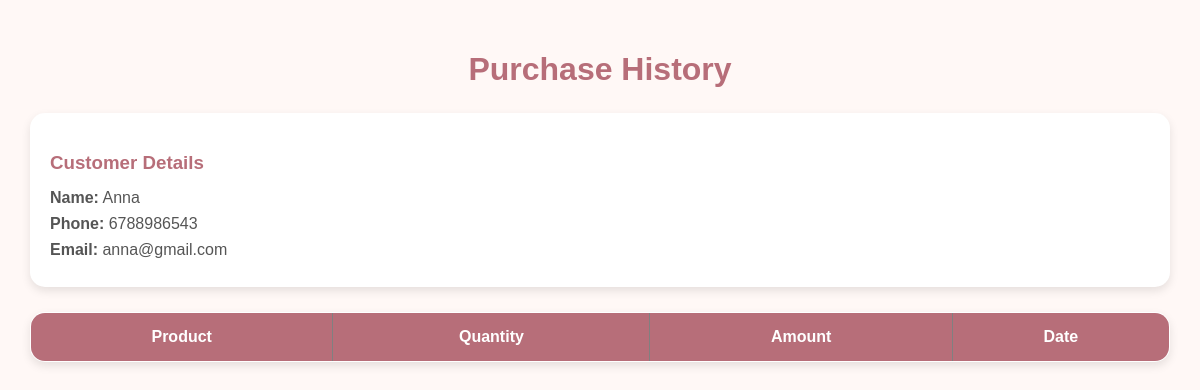
Page /history/9 on the committed database.
### tables this page shows
CREATE TABLE customers(
    id INTEGER PRIMARY KEY AUTOINCREMENT,
    name TEXT,
    phone TEXT,
    email TEXT,
    gender TEXT,
    skin_type TEXT,
    address TEXT
);

### crm.py (the view)
@app.route('/history/<int:id>')
def history(id):
    conn = sqlite3.connect("beautycrm.db")
    cursor = conn.cursor()
    cursor.execute(
        "SELECT * FROM customers WHERE id=?",
        (id,)
    )
    customer = cursor.fetchone()
    cursor.execute("""
    SELECT product_name, quantity, amount, purchase_date
    FROM purchase_history
    WHERE customer_id = ?
    """, (id,))
    history = cursor.fetchall()
    print("History:",history)
    conn.close()
    return render_template(
        "purchase_history.html",
        customer = customer,
        history = history
    )

### templates/purchase_history.html (shortened to what this page needs)
<!DOCTYPE html>
<html>
<head>
    <link rel="stylesheet" href="{{url_for('static',filename='purchase_history.css')}}">
</head>
<body>
<div class="container">
    <h1>Purchase History</h1>
    <div class="customer-card">
        <h3>Customer Details</h3>
        <p><strong>Name:</strong> {{ customer[1] }}</p>
        <p><strong>Phone:</strong> {{ customer[2] }}</p>
        <p><strong>Email:</strong> {{ customer[3] }}</p>
    </div>
    <table border="1">
    <tr>
        <th>Product</th>
        <th>Quantity</th>
        <th>Amount</th>
        <th>Date</th>
    </tr>
</table>
</div>
</body>
</html>

### static/purchase_history.css (style rules this page uses)
body { margin: 0; padding: 30px; font-family: Arial, sans-serif; background: #FFF8F6; }
.container { max-width: 1200px; margin: auto; }
h1 { text-align: center; color: #B76E79; margin-bottom: 25px; }
.customer-card { background: white; padding: 20px; border-radius: 15px; box-shadow: 0 4px 10px rgba(0,0,0,0.1); margin-bottom: 25px; }
.customer-card h3 { color: #B76E79; margin-bottom: 15px; }
.customer-card p { margin: 8px 0; color: #555; }
table { width: 100%; border-collapse: collapse; background: white; border-radius: 15px; overflow: hidden; box-shadow: 0 4px 10px rgba(0,0,0,0.1); }
th { background: #B76E79; color: white; padding: 15px; text-align: center; }

### rows in the picture
customers: name "Anna", phone "6788986543", email "anna@gmail.com"
